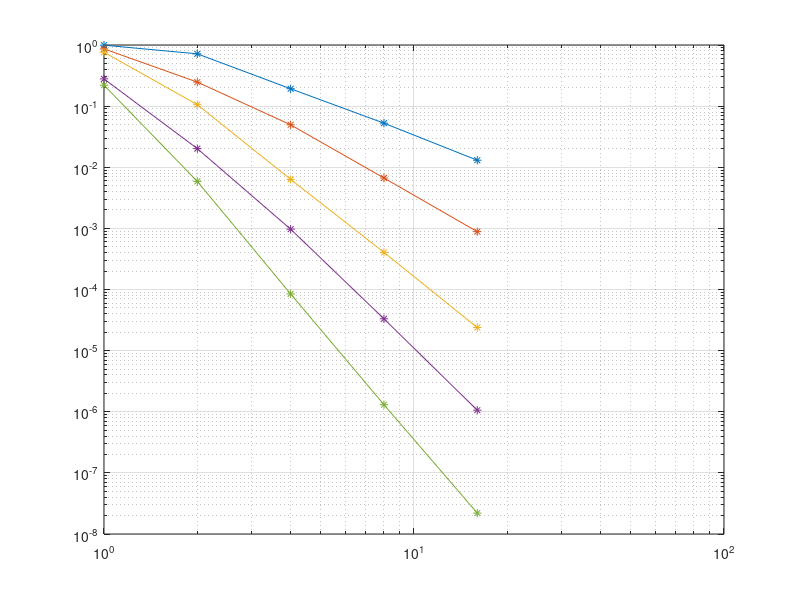

Reproduce this figure in MATLAB.
close all;
clear all;

%% l2 [Order][Mesh]

%% f = [Sin(10x),  Sin(10y)]

h = [1, 1/2, 1/4, 1/8, 1/16];
p = [1:5];

l2 = ...
    [...
        +9.932498e-01 , +7.168849e-01 , +1.923415e-01 , +5.260378e-02 , +1.302612e-02 ; ...
        +8.647524e-01 , +2.471900e-01 , +4.948087e-02 , +6.671287e-03 , +8.837262e-04 ; ...
        +7.616460e-01 , +1.056592e-01 , +6.330399e-03 , +4.046649e-04 , +2.388441e-05 ; ...
        +2.789857e-01 , +2.017473e-02 , +9.695710e-04 , +3.314052e-05 , +1.060491e-06 ; ...
        +2.198947e-01 , +5.865335e-03 , +8.467531e-05 , +1.304785e-06 , +2.197048e-08 ; ...
    ];

P = size(p, 2);
H = size(h, 2);

delta = zeros(P, H - 1);

for i = 1:H-1
    delta(:, i) = ...
        (log10(l2(:, i + 1)) - log10(l2(:, i))) / ...
        (log10(1/h(i + 1))   - log10(1/h(i)));
end

delta

figure;
loglog(1./h, l2', '-*');
grid;
